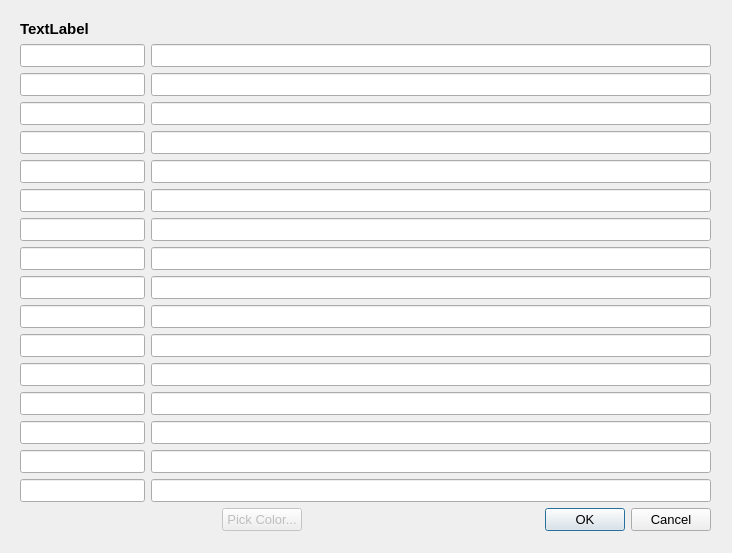
<?xml version="1.0" encoding="UTF-8"?>
<ui version="4.0">
 <class>AttributeDialog</class>
 <widget class="QDialog" name="AttributeDialog">
  <property name="geometry">
   <rect>
    <x>0</x>
    <y>0</y>
    <width>732</width>
    <height>553</height>
   </rect>
  </property>
  <property name="font">
   <font>
    <pointsize>10</pointsize>
   </font>
  </property>
  <property name="windowTitle">
   <string>Edit Attributes</string>
  </property>
  <widget class="QWidget" name="layoutWidget">
   <property name="geometry">
    <rect>
     <x>20</x>
     <y>20</y>
     <width>691</width>
     <height>511</height>
    </rect>
   </property>
   <layout class="QVBoxLayout" name="verticalLayout">
    <item>
     <widget class="QLabel" name="elementName">
      <property name="font">
       <font>
        <pointsize>11</pointsize>
        <weight>75</weight>
        <bold>true</bold>
       </font>
      </property>
      <property name="text">
       <string>TextLabel</string>
      </property>
     </widget>
    </item>
    <item>
     <layout class="QFormLayout" name="formLayout">
      <item row="0" column="1">
       <widget class="QLineEdit" name="text01"/>
      </item>
      <item row="1" column="1">
       <widget class="QLineEdit" name="text02"/>
      </item>
      <item row="2" column="1">
       <widget class="QLineEdit" name="text03"/>
      </item>
      <item row="3" column="1">
       <widget class="QLineEdit" name="text04"/>
      </item>
      <item row="4" column="1">
       <widget class="QLineEdit" name="text05"/>
      </item>
      <item row="5" column="1">
       <widget class="QLineEdit" name="text06"/>
      </item>
      <item row="6" column="1">
       <widget class="QLineEdit" name="text07"/>
      </item>
      <item row="7" column="1">
       <widget class="QLineEdit" name="text08"/>
      </item>
      <item row="8" column="1">
       <widget class="QLineEdit" name="text09"/>
      </item>
      <item row="9" column="1">
       <widget class="QLineEdit" name="text10"/>
      </item>
      <item row="10" column="1">
       <widget class="QLineEdit" name="text11"/>
      </item>
      <item row="11" column="1">
       <widget class="QLineEdit" name="text12"/>
      </item>
      <item row="12" column="1">
       <widget class="QLineEdit" name="text13"/>
      </item>
      <item row="13" column="1">
       <widget class="QLineEdit" name="text14"/>
      </item>
      <item row="14" column="1">
       <widget class="QLineEdit" name="text15"/>
      </item>
      <item row="15" column="1">
       <widget class="QLineEdit" name="text16"/>
      </item>
      <item row="0" column="0">
       <widget class="QLineEdit" name="name01"/>
      </item>
      <item row="1" column="0">
       <widget class="QLineEdit" name="name02"/>
      </item>
      <item row="2" column="0">
       <widget class="QLineEdit" name="name03"/>
      </item>
      <item row="3" column="0">
       <widget class="QLineEdit" name="name04"/>
      </item>
      <item row="4" column="0">
       <widget class="QLineEdit" name="name05"/>
      </item>
      <item row="5" column="0">
       <widget class="QLineEdit" name="name06"/>
      </item>
      <item row="6" column="0">
       <widget class="QLineEdit" name="name07"/>
      </item>
      <item row="7" column="0">
       <widget class="QLineEdit" name="name08"/>
      </item>
      <item row="8" column="0">
       <widget class="QLineEdit" name="name09"/>
      </item>
      <item row="9" column="0">
       <widget class="QLineEdit" name="name10"/>
      </item>
      <item row="10" column="0">
       <widget class="QLineEdit" name="name11"/>
      </item>
      <item row="11" column="0">
       <widget class="QLineEdit" name="name12"/>
      </item>
      <item row="12" column="0">
       <widget class="QLineEdit" name="name13"/>
      </item>
      <item row="13" column="0">
       <widget class="QLineEdit" name="name14"/>
      </item>
      <item row="14" column="0">
       <widget class="QLineEdit" name="name15"/>
      </item>
      <item row="15" column="0">
       <widget class="QLineEdit" name="name16"/>
      </item>
     </layout>
    </item>
    <item>
     <layout class="QHBoxLayout" name="horizontalLayout">
      <item>
       <spacer name="horizontalSpacer">
        <property name="orientation">
         <enum>Qt::Horizontal</enum>
        </property>
        <property name="sizeHint" stdset="0">
         <size>
          <width>40</width>
          <height>20</height>
         </size>
        </property>
       </spacer>
      </item>
      <item>
       <widget class="QPushButton" name="pickColorButton">
        <property name="enabled">
         <bool>false</bool>
        </property>
        <property name="text">
         <string>Pick Color...</string>
        </property>
       </widget>
      </item>
      <item>
       <spacer name="horizontalSpacer_2">
        <property name="orientation">
         <enum>Qt::Horizontal</enum>
        </property>
        <property name="sizeHint" stdset="0">
         <size>
          <width>40</width>
          <height>20</height>
         </size>
        </property>
       </spacer>
      </item>
      <item>
       <widget class="QDialogButtonBox" name="buttonBox">
        <property name="orientation">
         <enum>Qt::Horizontal</enum>
        </property>
        <property name="standardButtons">
         <set>QDialogButtonBox::Cancel|QDialogButtonBox::Ok</set>
        </property>
       </widget>
      </item>
     </layout>
    </item>
   </layout>
  </widget>
 </widget>
 <resources/>
 <connections>
  <connection>
   <sender>buttonBox</sender>
   <signal>rejected()</signal>
   <receiver>AttributeDialog</receiver>
   <slot>reject()</slot>
   <hints>
    <hint type="sourcelabel">
     <x>316</x>
     <y>260</y>
    </hint>
    <hint type="destinationlabel">
     <x>286</x>
     <y>274</y>
    </hint>
   </hints>
  </connection>
  <connection>
   <sender>buttonBox</sender>
   <signal>accepted()</signal>
   <receiver>AttributeDialog</receiver>
   <slot>accept()</slot>
   <hints>
    <hint type="sourcelabel">
     <x>248</x>
     <y>254</y>
    </hint>
    <hint type="destinationlabel">
     <x>157</x>
     <y>274</y>
    </hint>
   </hints>
  </connection>
 </connections>
</ui>
